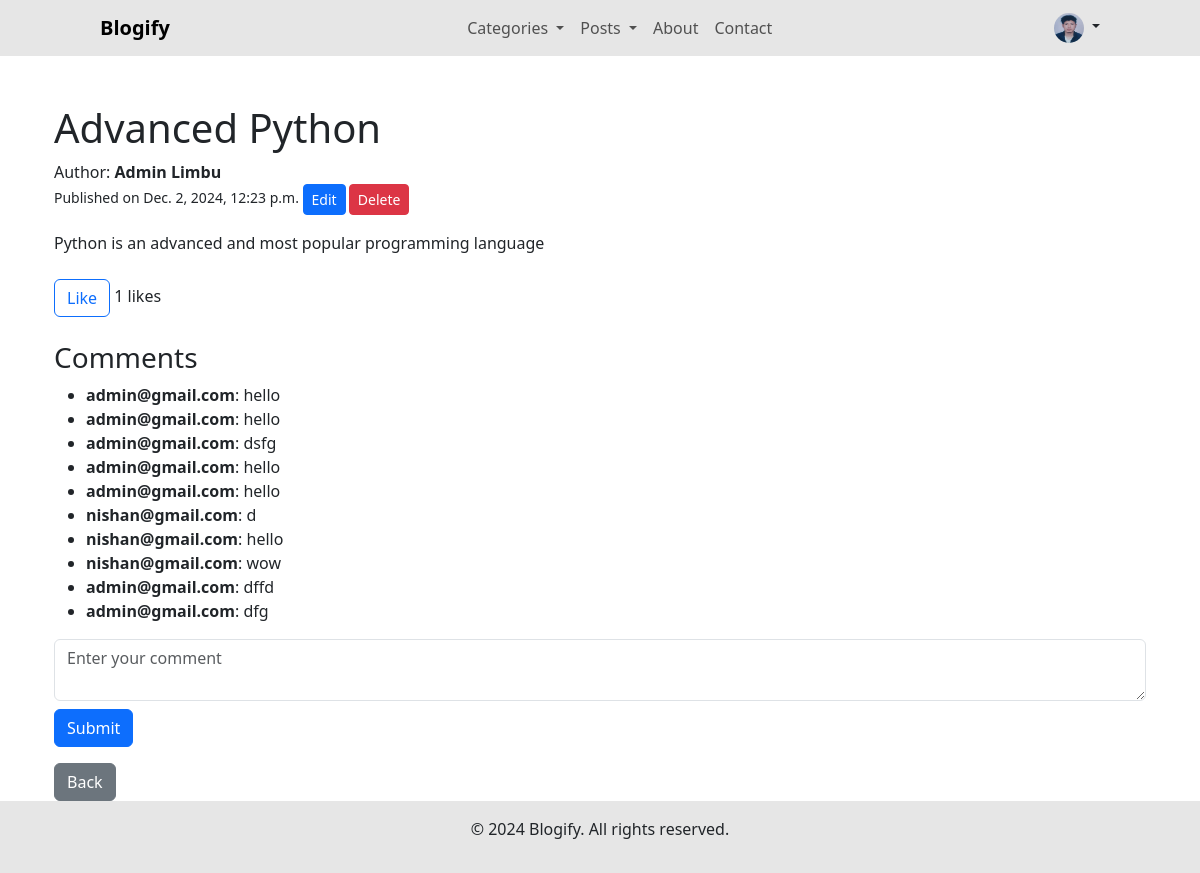
Screenshot of /Users/posts/1/ (signed in) with the database file from the repository.
### User/models.py (models this page shows, shortened)
class CustomUser(AbstractBaseUser, PermissionsMixin):
    email = models.EmailField(unique=True)
    first_name = models.CharField(max_length=100)
    last_name = models.CharField(max_length=100)
    is_active = models.BooleanField(default=True)
    is_staff = models.BooleanField(default=False)
    date_joined = models.DateTimeField(auto_now_add=True)
    profile_picture = models.ImageField(upload_to='profile_pics/', null=True, blank=True)
    USERNAME_FIELD = 'email'
    REQUIRED_FIELDS = ['first_name', 'last_name']
    objects = CustomUserManager()

### blog/models.py (models this page shows, shortened)
class Post(models.Model):
    title = models.CharField(max_length=200)
    content = models.TextField()
    author = models.ForeignKey(settings.AUTH_USER_MODEL, on_delete=models.CASCADE, related_name='posts')
    created_at = models.DateTimeField(auto_now_add=True)
    updated_at = models.DateTimeField(auto_now=True)
    published = models.BooleanField(default=False)
    slug = models.SlugField(unique=True)  # A slug to be used in the URL
    category = models.ForeignKey(Category, on_delete=models.CASCADE, related_name='posts', null=True, blank=True)  # Link to Category
    image = models.ImageField(upload_to='post_images/', null=True, blank=True)

class Comment(models.Model):
    post = models.ForeignKey(Post, related_name='comments', on_delete=models.CASCADE)
    author = models.CharField(max_length=100)
    content = models.TextField()
    created_at = models.DateTimeField(auto_now_add=True)
    updated_at = models.DateTimeField(auto_now=True)

### User/views.py (the view)
# urls.py: path('posts/<int:post_id>/', views.AdminPostDetails, name='admin_post_detail'),
@login_required
def AdminPostDetails(request, post_id):
    post = get_object_or_404(Post, id=post_id)
    if request.method == 'POST':
        content = request.POST.get('content')
        if content:
            Comment.objects.create(post=post, author=request.user, content=content)
    comments = post.comments.all()
    user_like = post.likes.filter(user=request.user, is_like=True).exists()
    like_count = post.likes.filter(is_like=True).count()
    return render(request, 'admin/admin_post_detail.html', {
        'post': post,
        'comments': comments,
        'user_like': user_like,
        'like_count': like_count,
    })

### User/templates/admin/admin_post_detail.html (shortened to what this page needs)
{% extends 'admin/admin_base.html' %}
{% block content %}
<div class="container mt-5">
    <h1>{{ post.title }}</h1>
    <p>Author: <b>{{post.author.first_name}} {{post.author.last_name}}</b><br>
    <small>Published on {{ post.created_at }}
        {% if user == post.author %}
            <small>
                <a href="{% url 'admin_edit_post' post.id %}" class="btn btn-primary btn-sm">Edit</a>
                <a href="{% url 'admin_delete_post' post.id %}" class="btn btn-danger btn-sm">Delete</a>
            </small>
        {% endif %}
    </small> </p>
    <div class="post-content">
        <p>{{ post.content }}</p>
    </div>
    <div class="mt-4">
        <button id="like-btn" class="btn {% if user_like %}btn-primary{% else %}btn-outline-primary{% endif %}">
            {% if user_like %}Unlike{% else %}Like{% endif %}
        </button>
        <span id="like-count">{{ like_count }} likes</span>
    </div>
    <div class="mt-4">
        <h3>Comments</h3>
        <ul id="comment-list">
            {% for comment in post.comments.all %}
                <li><strong>{{ comment.author }}</strong>: {{ comment.content }}</li>
            {% empty %}
                <li>No comments yet. Be the first to comment!</li>
            {% endfor %}
        </ul>
        <form id="comment-form">
            <textarea id="comment-text" class="form-control" placeholder="Enter your comment"></textarea>
            <button type="submit" class="btn btn-primary mt-2">Submit</button>
        </form>
    </div>
    <a href="{% url 'admin_own_post' %}" class="btn btn-secondary mt-3">Back</a>
</div>
{% endblock %}

### User/templates/admin/admin_base.html (shortened to what this page needs)
<!DOCTYPE html>
<html lang="en">
<head>
    <link href="https://cdn.jsdelivr.net/npm/bootstrap@5.3.0/dist/css/bootstrap.min.css" rel="stylesheet">
</head>
<body>
    <nav class="navbar navbar-expand-lg navbar-light" style="background-color:#7676762e;">
        <div class="container-fluid navbar-container">
            <a class="navbar-brand" href="{% url 'admin_home' %}"><b>Blogify</b></a>
            <div class="collapse navbar-collapse" id="navbarNav">
                <ul class="navbar-nav">
                    <li class="nav-item dropdown">
                        <a class="nav-link dropdown-toggle" href="#" id="categoryDropdown" role="button" data-bs-toggle="dropdown" aria-expanded="false">
                            Categories
                        </a>
                    </li>
                    <li class="nav-item dropdown">
                        <a class="nav-link dropdown-toggle" href="#" id="postDropdown" role="button" data-bs-toggle="dropdown" aria-expanded="false">
                            Posts
                        </a>
                    </li>
                    <li class="nav-item">
                        <a class="nav-link" href="#">About</a>
                    </li>
                    <li class="nav-item">
                        <a class="nav-link" href="#">Contact</a>
                    </li>
                </ul>
            </div>
            <div class="nav-item dropdown">
                <a class="nav-link dropdown-toggle" href="#" id="profileDropdown" role="button" data-bs-toggle="dropdown" aria-expanded="false">
                    <img src="{{ request.user.profile_picture.url }}" alt="Profile" class="rounded-circle" width="30" height="30">
                </a>
            </div>
        </div>
    </nav>
    <div class="container">
        {% block content %}
        {% endblock %}
    </div>
    <footer class="py-3" style="background-color:#7676762e;">
        <div class="container text-center">
            <p>&copy; 2024 Blogify. All rights reserved.</p>
        </div>
    </footer>
</body>
</html>

### User/templates/admin/admin_base.html (style rules this page uses)
.navbar-container { margin-left: 5.5rem; margin-right: 5.5rem; }
.navbar-nav { display: flex; justify-content: center; width: 100%; }

### rows the page displays
CustomUser: user.profile_picture (picture)
Post: title "Advanced Python", author.first_name "Admin", author.last_name "Limbu", created_at "Dec. 2, 2024, 12:23 p.m.", content "Python is an advanced and most popular programming language"
Comment: author "admin@gmail.com", content "hello"
Comment: author "admin@gmail.com", content "hello"
Comment: author "admin@gmail.com", content "dsfg"
Comment: author "admin@gmail.com", content "hello"
Comment: author "admin@gmail.com", content "hello"
Comment: author "nishan@gmail.com", content "d"
Comment: author "nishan@gmail.com", content "hello"
Comment: author "nishan@gmail.com", content "wow"
Comment: author "admin@gmail.com", content "dffd"
Comment: author "admin@gmail.com", content "dfg"

### other values shown
{{ like_count }} "1"
